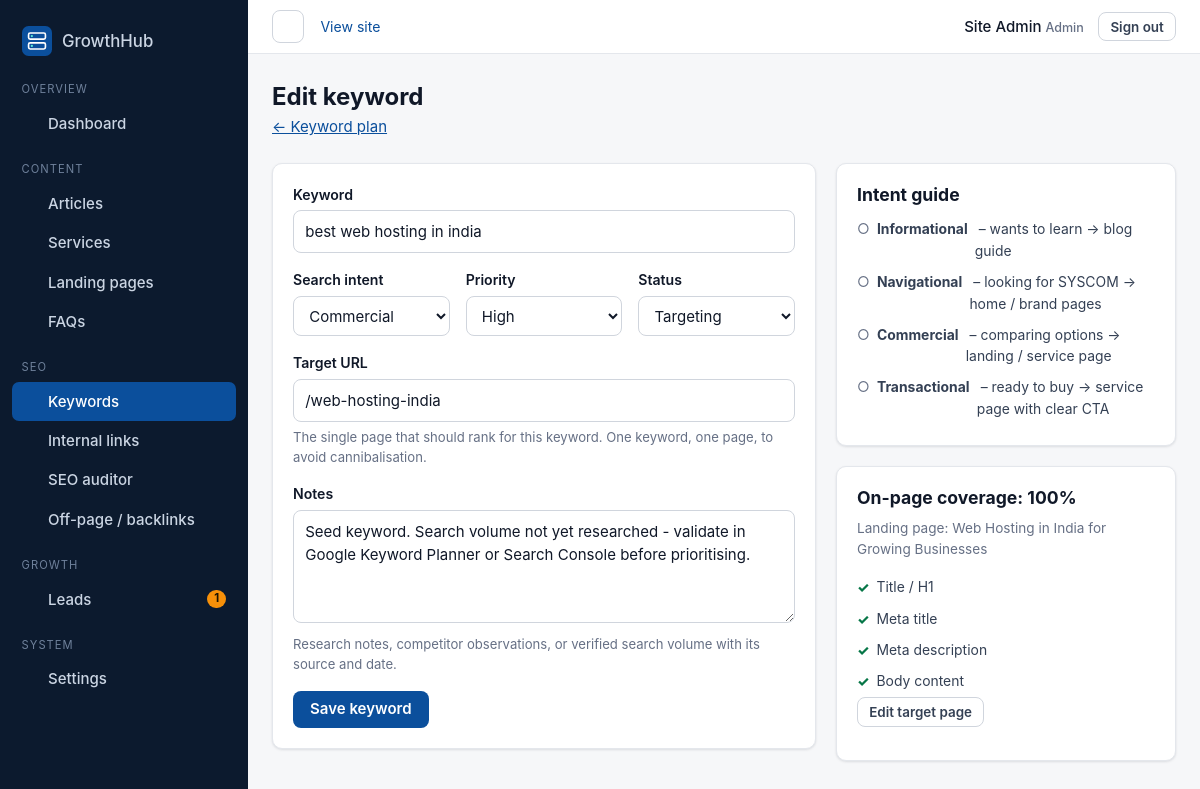
The app's page /admin/keywords/edit.php?id=2 (signed in) with its own data.
### tables this page shows
CREATE TABLE users (
    id            INT UNSIGNED AUTO_INCREMENT PRIMARY KEY,
    name          VARCHAR(100) NOT NULL,
    email         VARCHAR(190) NOT NULL,
    password_hash VARCHAR(255) NOT NULL,
    role          ENUM('admin', 'editor') NOT NULL DEFAULT 'editor',
    last_login_at DATETIME NULL,
    notifications_seen_at DATETIME NULL,
    created_at    DATETIME NOT NULL DEFAULT CURRENT_TIMESTAMP,
    updated_at    DATETIME NOT NULL DEFAULT CURRENT_TIMESTAMP ON UPDATE CURRENT_TIMESTAMP,
    UNIQUE KEY uq_users_email (email)
);

CREATE TABLE keywords (
    id         INT UNSIGNED AUTO_INCREMENT PRIMARY KEY,
    keyword    VARCHAR(150) NOT NULL,
    intent     ENUM('informational', 'navigational', 'commercial', 'transactional') NOT NULL,
    priority   ENUM('high', 'medium', 'low') NOT NULL DEFAULT 'medium',
    target_url VARCHAR(255) NULL COMMENT 'App path such as /services/web-hosting',
    content_type ENUM('guide', 'landing_page', 'service_page', 'home', 'faq') NULL,
    service_id INT UNSIGNED NULL COMMENT 'Primary service this keyword supports',
    status     ENUM('researching', 'targeting', 'mapped', 'paused') NOT NULL DEFAULT 'researching',
    notes      TEXT NULL,
    created_at DATETIME NOT NULL DEFAULT CURRENT_TIMESTAMP,
    updated_at DATETIME NOT NULL DEFAULT CURRENT_TIMESTAMP ON UPDATE CURRENT_TIMESTAMP,
    UNIQUE KEY uq_keywords_keyword (keyword),
    KEY idx_keywords_status_priority (status, priority),
    CONSTRAINT fk_keywords_service FOREIGN KEY (service_id) REFERENCES services (id) ON DELETE SET NULL
);

CREATE TABLE landing_pages (
    id               INT UNSIGNED AUTO_INCREMENT PRIMARY KEY,
    title            VARCHAR(200) NOT NULL COMMENT 'Visible H1',
    slug             VARCHAR(120) NOT NULL,
    primary_keyword  VARCHAR(150) NOT NULL,
    meta_title       VARCHAR(70)  NULL,
    meta_description VARCHAR(170) NULL,
    hero_subtitle    VARCHAR(300) NOT NULL DEFAULT '',
    problem          TEXT NULL,
    solution         TEXT NULL,
    features         TEXT NULL COMMENT 'One per line: Title: description',
    benefits         TEXT NULL COMMENT 'One per line',
    use_cases        TEXT NULL COMMENT 'One per line: Title: description',
    content          MEDIUMTEXT NULL COMMENT 'Optional long-form Markdown section',
    cta_text         VARCHAR(150) NOT NULL DEFAULT 'Talk to our team',
    canonical_url    VARCHAR(255) NULL,
    og_title         VARCHAR(100) NULL,
    og_description   VARCHAR(200) NULL,
    service_id       INT UNSIGNED NULL,
    status           ENUM('draft', 'published') NOT NULL DEFAULT 'draft',
    created_at       DATETIME NOT NULL DEFAULT CURRENT_TIMESTAMP,
    updated_at       DATETIME NOT NULL DEFAULT CURRENT_TIMESTAMP ON UPDATE CURRENT_TIMESTAMP,
    UNIQUE KEY uq_landing_slug (slug),
    KEY idx_landing_status (status),
    CONSTRAINT fk_landing_service FOREIGN KEY (service_id) REFERENCES services (id) ON DELETE SET NULL
);

### includes/functions.php (called while the page is built, shortened)
<?php
function e($value): string
{
    return htmlspecialchars((string) ($value ?? ''), ENT_QUOTES | ENT_SUBSTITUTE | ENT_HTML5, 'UTF-8');
}
function base_path(): string
{
    static $path = null;
    if ($path === null) {
        $path = rtrim((string) parse_url(config('app.base_url'), PHP_URL_PATH), '/');
    }
    return $path;
}
function url(string $path = '/'): string
{
    $path = '/' . ltrim($path, '/');
    return base_path() . ($path === '/' ? '/' : $path);
}
function asset(string $path): string
{
    $file = APP_ROOT . '/assets/' . ltrim($path, '/');
    $version = is_file($file) ? filemtime($file) : 0;
    return url('/assets/' . ltrim($path, '/')) . '?v=' . $version;
}
function input_int(string $key, int $default = 0, string $source = 'get'): int
{
    $bag = $source === 'get' ? $_GET : $_POST;
    $value = filter_var($bag[$key] ?? null, FILTER_VALIDATE_INT);
    return $value === false || $value === null ? $default : $value;
}
function render_partial(string $file, array $vars = []): string
{
    extract($vars, EXTR_SKIP);
    require $file;
    return (string) ob_get_clean();
}

### config/database.php (called while the page is built, shortened)
<?php
function db(): PDO
{
    static $pdo = null;
    if ($pdo instanceof PDO) {
        return $pdo;
    }
    $c = config('db');
    $dsn = sprintf('mysql:host=%s;port=%d;dbname=%s;charset=%s', $c['host'], (int) $c['port'], $c['name'], $c['charset']);
    $pdo = new PDO($dsn, $c['user'], $c['pass'], [
        PDO::ATTR_ERRMODE            => PDO::ERRMODE_EXCEPTION,
        PDO::ATTR_DEFAULT_FETCH_MODE => PDO::FETCH_ASSOC,
        PDO::ATTR_EMULATE_PREPARES   => false,
        PDO::ATTR_STRINGIFY_FETCHES  => false,
    ]);
    $pdo->exec("SET time_zone = '+05:30'");
    return $pdo;
}
function db_query(string $sql, array $params = []): PDOStatement
{
    $stmt = db()->prepare($sql);
    $stmt->execute($params);
    return $stmt;
}
function db_one(string $sql, array $params = []): ?array
{
    $row = db_query($sql, $params)->fetch();
    return $row === false ? null : $row;
}
function db_value(string $sql, array $params = [])
{
    $value = db_query($sql, $params)->fetchColumn();
    return $value === false ? null : $value;
}

### includes/bootstrap.php (called while the page is built, shortened)
<?php
function config(string $key, $default = null)
{
    $value = $GLOBALS['__config'];
    foreach (explode('.', $key) as $part) {
        $value = $value[$part];
    }
    return $value;
}
require APP_ROOT . '/config/database.php';
require APP_ROOT . '/includes/functions.php';
require APP_ROOT . '/includes/auth.php';
require APP_ROOT . '/includes/ui.php';

### includes/auth.php (called while the page is built, shortened)
<?php
function current_user(): ?array
{
    static $user = false;
    if ($user !== false) {
        return $user;
    }
    $id = $_SESSION['user_id'] ?? null;
    $user = $id ? db_one('SELECT id, name, email, role FROM users WHERE id = ?', [$id]) : null;
    return $user;
}
function require_admin(array $roles = ['admin', 'editor']): array
{
    $idle = (int) config('session.idle_timeout');
    $user = current_user();
    return $user;
}

### admin/_init.php (called while the page is built, shortened)
<?php
require_once __DIR__ . '/../includes/bootstrap.php';
require_once APP_ROOT . '/includes/admin_ui.php';
require_once APP_ROOT . '/modules/keywords/keywords.php';
if (!defined('ADMIN_PUBLIC')) {
    $user = require_admin($ADMIN_ROLES ?? ['admin', 'editor']);
}

### modules/keywords/keywords.php (called while the page is built, shortened)
<?php
function keyword_find(int $id): ?array
{
    return db_one('SELECT * FROM keywords WHERE id = ?', [$id]);
}
function content_at_path(?string $path): ?array
{
    $path = '/' . trim(strtolower((string) parse_url($path, PHP_URL_PATH)), '/');
    if (preg_match('#^/services/([a-z0-9-]+)$#', $path, $m)) {
        $r = db_one("SELECT id, name AS title, meta_title, meta_description, CONCAT(description, ' ', content) AS body FROM services WHERE slug = ? AND status = 'published'", [$m[1]]);
        return $r ? $r + ['type' => 'Service', 'edit' => '/admin/services/edit.php?id=' . $r['id']] : null;
    }
    if (preg_match('#^/blog/([a-z0-9-]+)$#', $path, $m)) {
        $r = db_one("SELECT p.id, p.title, p.meta_title, p.meta_description, CONCAT(p.excerpt, ' ', p.content) AS body FROM posts p WHERE p.slug = ? AND " . POST_PUBLIC_SQL, [$m[1]]);
        return $r ? $r + ['type' => 'Article', 'edit' => '/admin/posts/edit.php?id=' . $r['id']] : null;
    }
    if (preg_match('#^/([a-z0-9-]+)$#', $path, $m)) {
        $r = db_one("SELECT id, title, meta_title, meta_description, CONCAT_WS(' ', hero_subtitle, problem, solution, features, benefits, use_cases, content) AS body FROM landing_pages WHERE slug = ? AND status = 'published'", [$m[1]]);
        return $r ? $r + ['type' => 'Landing page', 'edit' => '/admin/landing-pages/edit.php?id=' . $r['id']] : null;
    }
    $static = ['/services' => 'Services hub', '/blog' => 'Blog', '/resources' => 'Resources hub', '/faq' => 'FAQ', '/contact' => 'Contact'];
    return isset($static[$path]) ? ['type' => $static[$path], 'title' => $static[$path], 'meta_title' => '', 'meta_description' => '', 'body' => '', 'edit' => null] : null;
}
function keyword_coverage(array $keyword): array
{
    $target = content_at_path($keyword['target_url']);
    $kw = mb_strtolower($keyword['keyword']);
    $has = fn(?string $text) => keyword_in_text($kw, (string) $text);
    $checks = [
        'Title / H1'       => $has($target['title']),
        'Meta title'       => $has($target['meta_title'] ?: $target['title']),
        'Meta description' => $has($target['meta_description']),
        'Body content'     => $has($target['body']),
    ];
    $score = (int) round(100 * count(array_filter($checks)) / count($checks));
    return ['status' => 'ok', 'target' => $target, 'checks' => $checks, 'score' => $score];
}
function keyword_in_text(string $keyword, string $text): bool
{
    $text = mb_strtolower(strip_tags($text));
    $stop = ['a', 'an', 'the', 'in', 'of', 'for', 'to', 'and', 'vs', 'is', 'how', 'what', 'best', 'on', 'with'];
    $words = array_diff(preg_split('/\s+/', $keyword), $stop);
    foreach ($words as $w) {
        $stem = mb_strlen($w) > 4 ? rtrim($w, 's') : $w;
    }
    return (bool) $words;
}

### admin/keywords/edit.php (the view, shortened to what this page needs)
<?php
require __DIR__ . '/../_init.php';
$id = input_int('id') ?: null;
$keyword = $id ? keyword_find($id) : null;
$errors = [];
$values = $keyword ?? ['keyword' => '', 'intent' => 'commercial', 'priority' => 'medium', 'target_url' => '', 'status' => 'researching', 'notes' => ''];
$coverage = $keyword ? keyword_coverage($keyword) : null;
admin_header($id ? 'Edit keyword' : 'Add keyword', 'keywords');
?>
<div class="page-head">
    <div><h1><?= $id ? 'Edit keyword' : 'Add keyword' ?></h1><p><a href="<?= e(url('/admin/keywords/')) ?>">&larr; Keyword plan</a></p></div>
</div>
<form method="post" class="form-layout" novalidate>
    <section class="panel">
        <?= form_input('keyword', 'Keyword', $values['keyword'], $errors, ['required' => true, 'maxlength' => 150]) ?>
        <div class="form-row three">
            <?= form_select('intent', 'Search intent', $values['intent'], array_combine(KEYWORD_INTENTS, array_map('ucfirst', KEYWORD_INTENTS)), $errors) ?>
            <?= form_select('priority', 'Priority', $values['priority'], array_combine(KEYWORD_PRIORITIES, array_map('ucfirst', KEYWORD_PRIORITIES)), $errors) ?>
            <?= form_select('status', 'Status', $values['status'], array_combine(KEYWORD_STATUSES, array_map('ucfirst', KEYWORD_STATUSES)), $errors) ?>
        </div>
        <?= form_input('target_url', 'Target URL', (string) $values['target_url'], $errors, ['list' => 'targets', 'placeholder' => '/services/web-hosting',
            'help' => 'The single page that should rank for this keyword. One keyword, one page, to avoid cannibalisation.']) ?>
        <?= form_textarea('notes', 'Notes', (string) $values['notes'], $errors, ['rows' => 4, 'help' => 'Research notes, competitor observations, or verified search volume with its source and date.']) ?>
        <button class="btn btn-primary" type="submit">Save keyword</button>
    </section>
    <div>
        <section class="panel">
            <h2>Intent guide</h2>
            <ul class="checklist small">
                <li><strong>Informational</strong>&nbsp;– wants to learn → blog guide</li>
                <li><strong>Navigational</strong>&nbsp;– looking for SYSCOM → home / brand pages</li>
                <li><strong>Commercial</strong>&nbsp;– comparing options → landing / service page</li>
                <li><strong>Transactional</strong>&nbsp;– ready to buy → service page with clear CTA</li>
            </ul>
        </section>
        <?php if ($coverage && $coverage['status'] === 'ok'): ?>
            <section class="panel">
                <h2>On-page coverage: <?= $coverage['score'] ?>%</h2>
                <p class="small muted"><?= e($coverage['target']['type']) ?>: <?= e($coverage['target']['title']) ?></p>
                <ul class="checklist">
                    <?php foreach ($coverage['checks'] as $label => $ok): ?><li class="<?= $ok ? 'ok' : 'bad' ?>"><?= e($label) ?></li><?php endforeach; ?>
                </ul>
                <?php if ($coverage['target']['edit']): ?><p><a class="btn btn-sm btn-outline" href="<?= e(url($coverage['target']['edit'])) ?>">Edit target page</a></p><?php endif; ?>
            </section>
        <?php elseif ($coverage && $coverage['status'] === 'missing'): ?>
            <div class="alert alert-warning">The target URL is not a published page on this site.</div>
        <?php endif; ?>
    </div>
</form>

### admin/partials/layout-top.php (shortened to what this page needs)
<?php
$sections = [
    'Overview' => [
        'dashboard' => ['/admin/dashboard.php', 'Dashboard', 'trending'],
    ],
    'Content' => [
        'posts'    => ['/admin/posts/', 'Articles', 'book'],
        'services' => ['/admin/services/', 'Services', 'server'],
        'landing'  => ['/admin/landing-pages/', 'Landing pages', 'zap'],
        'faqs'     => ['/admin/faqs/', 'FAQs', 'headset'],
    ],
    'SEO' => [
        'keywords'  => ['/admin/keywords/', 'Keywords', 'search'],
        'links'     => ['/admin/links/', 'Internal links', 'layers'],
        'audits'    => ['/admin/audits/', 'SEO auditor', 'shield'],
        'backlinks' => ['/admin/backlinks/', 'Off-page / backlinks', 'globe'],
    ],
    'Growth' => [
        'leads' => ['/admin/leads/', 'Leads', 'users'],
    ],
];
if (($user['role'] ?? '') === 'admin') {
    $sections['System'] = ['settings' => ['/admin/settings/', 'Settings', 'cpu']];
}
$newLeads = (int) db_value("SELECT COUNT(*) FROM leads WHERE status = 'new'");
?>
<!doctype html>
<html lang="en">
<head>
    <link rel="stylesheet" href="<?= e(asset('css/admin.css')) ?>">
</head>
<body class="admin">
<div class="admin-shell">
    <aside class="sidebar" id="sidebar">
        <a class="sidebar-brand" href="<?= e(url('/admin/dashboard.php')) ?>">
            <img src="<?= e(url('/assets/images/logo.svg')) ?>" alt="" width="30" height="30">
            <span>GrowthHub</span>
        </a>
        <nav aria-label="Admin">
            <?php foreach ($sections as $heading => $items): ?>
                <p class="nav-heading"><?= e($heading) ?></p>
                <ul>
                    <?php foreach ($items as $key => [$href, $label, $ic]): ?>
                        <li>
                            <a href="<?= e(url($href)) ?>"<?= $active === $key ? ' aria-current="page"' : '' ?>>
                                <?= icon($ic, 'icon icon-sm') ?> <span><?= e($label) ?></span>
                                <?php if ($key === 'leads' && $newLeads > 0): ?><span class="nav-count" title="New leads"><?= $newLeads ?></span><?php endif; ?>
                            </a>
                        </li>
                    <?php endforeach; ?>
                </ul>
            <?php endforeach; ?>
        </nav>
    </aside>
    <div class="admin-body">
        <header class="topbar">
            <button class="btn btn-icon sidebar-toggle" type="button" aria-controls="sidebar" aria-expanded="false">
                <?= icon('menu', 'icon icon-sm') ?><span class="visually-hidden">Toggle navigation</span>
            </button>
            <a class="topbar-site" href="<?= e(url('/')) ?>" target="_blank" rel="noopener">View site <?= icon('external', 'icon icon-xs') ?></a>
            <div class="topbar-user">
                <span><?= e($user['name'] ?? '') ?> <small class="role"><?= e($user['role'] ?? '') ?></small></span>
                <form method="post" action="<?= e(url('/admin/logout.php')) ?>" class="inline-form">
                    <button class="btn btn-sm btn-outline" type="submit">Sign out</button>
                </form>
            </div>
        </header>
        <main id="admin-main" class="admin-main" tabindex="-1">

### records on screen
users: name "Site Admin", role "Admin"
keywords: target_url "100", target_url "Landing page", target_url "Web Hosting in India for Growing Businesses"

### other values on screen
$heading "OVERVIEW"
$label "Dashboard"
$heading "CONTENT"
$label "Articles"
$label "Services"
$label "Landing pages"
$label "FAQs"
$heading "SEO"
$label "Keywords"
$label "Internal links"
$label "SEO auditor"
$label "Off-page / backlinks"
$heading "GROWTH"
$label "Leads"
$newLeads "1"
